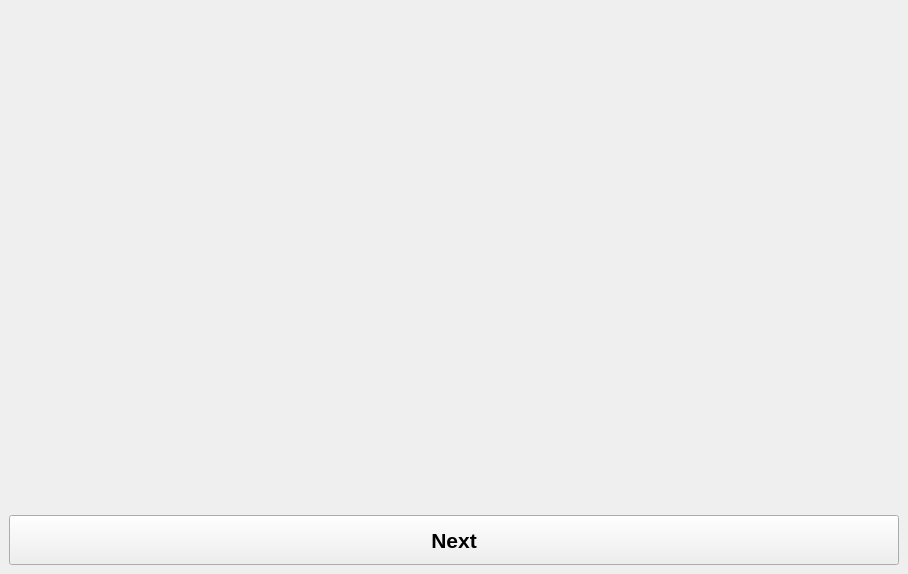
<?xml version="1.0" encoding="UTF-8"?>
<ui version="4.0">
 <class>welcome_form</class>
 <widget class="QMainWindow" name="welcome_form">
  <property name="geometry">
   <rect>
    <x>0</x>
    <y>0</y>
    <width>908</width>
    <height>574</height>
   </rect>
  </property>
  <property name="windowTitle">
   <string>Market Asset Simulation - Welcome</string>
  </property>
  <widget class="QWidget" name="centralwidget">
   <layout class="QVBoxLayout" name="verticalLayout">
    <item>
     <layout class="QVBoxLayout" name="verticalLayout_2" stretch="1,0,1">
      <item>
       <layout class="QVBoxLayout" name="verticalLayout_3" stretch="0">
        <item>
         <widget class="QLabel" name="label_3">
          <property name="text">
           <string/>
          </property>
         </widget>
        </item>
       </layout>
      </item>
      <item>
       <layout class="QHBoxLayout" name="horizontalLayout" stretch="1,1,1">
        <item>
         <layout class="QVBoxLayout" name="verticalLayout_5"/>
        </item>
        <item>
         <layout class="QVBoxLayout" name="verticalLayout_9" stretch="0">
          <item>
           <widget class="QLabel" name="label">
            <property name="font">
             <font>
              <pointsize>16</pointsize>
             </font>
            </property>
            <property name="text">
             <string/>
            </property>
            <property name="pixmap">
             <pixmap>../image/exec.png</pixmap>
            </property>
            <property name="alignment">
             <set>Qt::AlignCenter</set>
            </property>
           </widget>
          </item>
         </layout>
        </item>
        <item>
         <layout class="QVBoxLayout" name="verticalLayout_8"/>
        </item>
       </layout>
      </item>
      <item>
       <layout class="QVBoxLayout" name="verticalLayout_4" stretch="0,0">
        <item>
         <widget class="QLabel" name="label_2">
          <property name="text">
           <string/>
          </property>
         </widget>
        </item>
        <item>
         <widget class="QPushButton" name="button_next">
          <property name="minimumSize">
           <size>
            <width>0</width>
            <height>50</height>
           </size>
          </property>
          <property name="maximumSize">
           <size>
            <width>16777215</width>
            <height>16777215</height>
           </size>
          </property>
          <property name="font">
           <font>
            <pointsize>16</pointsize>
            <weight>75</weight>
            <bold>true</bold>
           </font>
          </property>
          <property name="text">
           <string>Next</string>
          </property>
         </widget>
        </item>
       </layout>
      </item>
     </layout>
    </item>
   </layout>
  </widget>
 </widget>
 <resources/>
 <connections/>
</ui>
